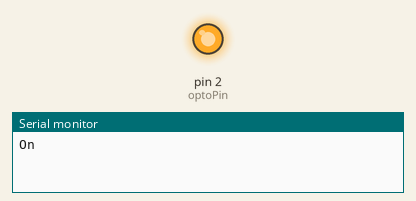
This sketch was run on a simulated Arduino Uno, built with avr-gcc and run on an emulated ATmega328P. Parts: output pins drawn as LEDs (lit = HIGH), the last lines printed to the serial monitor.

Above: at 1.0 s.
At 3.0 s:
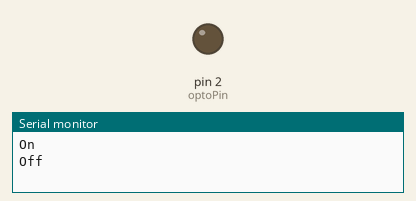
Timing chart, 0 to 5.2 s (numbered marks = the images above):
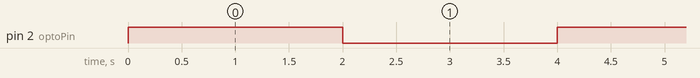

Measured:
- by itself, pin 2 (optoPin): alternates HIGH for 2.0 s and LOW for 2.0 s

The sketch:

project-15.ino
```cpp
const int optoPin = 2;

void setup() {
  Serial.begin(9600);
  pinMode(optoPin, OUTPUT);
}

void loop() {
  digitalWrite(optoPin, HIGH);
  Serial.println("On");
  delay(2000);
  digitalWrite(optoPin, LOW);
  Serial.println("Off");
  delay(2000);
}
```
